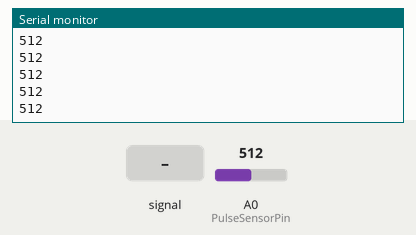
Bench run of a sketch on a simulated Arduino Uno, built with avr-gcc and run on an emulated ATmega328P. On the bench: the last lines printed to the serial monitor. The test bench sets the inputs (shaded band); at power-on: A0 (PulseSensorPin) = 512.

Above: at 1.2 s.
1.3 s: A0 (PulseSensorPin) fed a 200 Hz sine of ±81 counts around its level
At 2.3 s:
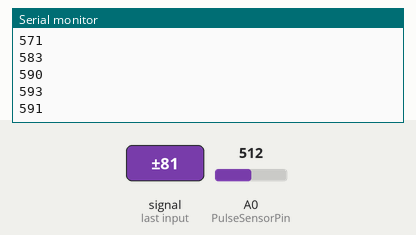
2.8 s: A0 (PulseSensorPin) set to 716
At 3.5 s:
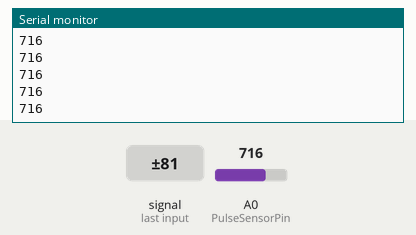
4.3 s: A0 (PulseSensorPin) fed a 1000 Hz sine of ±255 counts around its level
At 5.2 s:
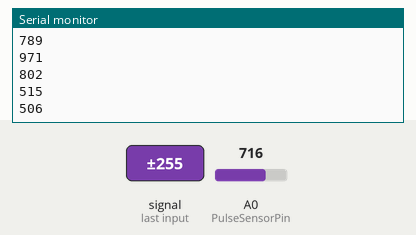
5.8 s: A0 (PulseSensorPin) set to 570
At 6.9 s:
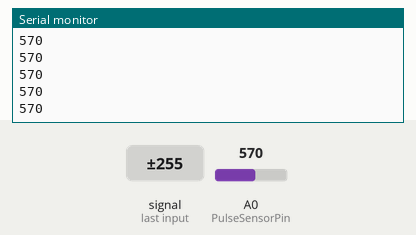
Timing chart, 0 to 8.3 s (numbered marks = the images above; inputs shaded):
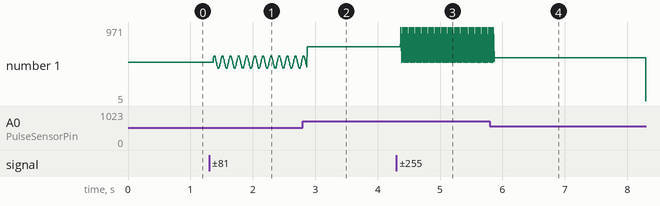

The sketch:

pulseSensor.ino
```cpp
//Code on Arduino IDE
//  Variables
int PulseSensorPin = 0;        // Pulse Sensor connected to ANALOG PIN 0

int Signal;                // holds the incoming raw data. Signal value can range from 0-1024
int Threshold = 580;       // Determine which Signal to "count as a beat", and which to ingore.

// The SetUp Function:
void setup() {
  Serial.begin(9600);         // Set's up Serial Communication at certain speed.

}

// The Main Loop Function
void loop() {
  Signal = analogRead(PulseSensorPin);  // Read the PulseSensor's value & assign this value to the "Signal" variable.
  Serial.println(Signal);                    // Send the Signal value to Serial Plotter.

}
```

Measured:
- after the input at 1.3 s, the serial monitor: prints a new line after 0.07 s (image 1)
- after the input at 2.8 s, the serial monitor: prints a new line after 0.07 s (image 2)
- after the input at 4.3 s, the serial monitor: prints a new line after 0.07 s (image 3)
- after the input at 5.8 s, the serial monitor: prints a new line after 0.07 s (image 4)
- plotted number 1: 512 → 571 after the input at 1.3 s, 571 → 716 after the input at 2.8 s, 716 → 789 after the input at 4.3 s, 789 → 5 after the input at 5.8 s
